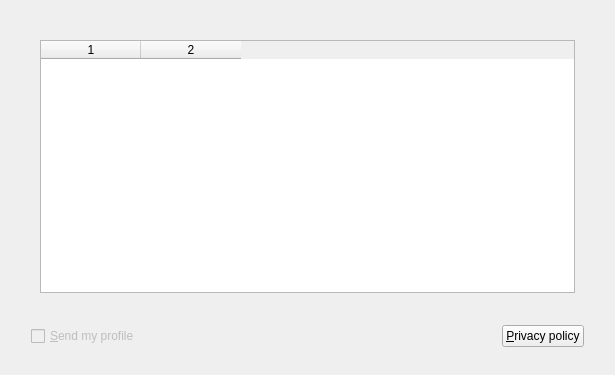
<?xml version="1.0" encoding="UTF-8"?>
<ui version="4.0">
 <class>smoltWidget</class>
 <widget class="QWidget" name="smoltWidget">
  <property name="geometry">
   <rect>
    <x>0</x>
    <y>0</y>
    <width>615</width>
    <height>375</height>
   </rect>
  </property>
  <property name="windowTitle">
   <string>Smolt</string>
  </property>
  <layout class="QGridLayout" name="gridLayout_4">
   <item row="0" column="1">
    <spacer name="verticalSpacer_2">
     <property name="orientation">
      <enum>Qt::Vertical</enum>
     </property>
     <property name="sizeType">
      <enum>QSizePolicy::Fixed</enum>
     </property>
     <property name="sizeHint" stdset="0">
      <size>
       <width>20</width>
       <height>20</height>
      </size>
     </property>
    </spacer>
   </item>
   <item row="2" column="0">
    <spacer name="horizontalSpacer_3">
     <property name="orientation">
      <enum>Qt::Horizontal</enum>
     </property>
     <property name="sizeType">
      <enum>QSizePolicy::Fixed</enum>
     </property>
     <property name="sizeHint" stdset="0">
      <size>
       <width>20</width>
       <height>20</height>
      </size>
     </property>
    </spacer>
   </item>
   <item row="2" column="1">
    <layout class="QGridLayout" name="gridLayout">
     <item row="0" column="0" colspan="3">
      <spacer name="verticalSpacer">
       <property name="orientation">
        <enum>Qt::Vertical</enum>
       </property>
       <property name="sizeType">
        <enum>QSizePolicy::Fixed</enum>
       </property>
       <property name="sizeHint" stdset="0">
        <size>
         <width>538</width>
         <height>17</height>
        </size>
       </property>
      </spacer>
     </item>
     <item row="1" column="0">
      <widget class="QCheckBox" name="checkBox">
       <property name="enabled">
        <bool>false</bool>
       </property>
       <property name="sizePolicy">
        <sizepolicy hsizetype="Minimum" vsizetype="Fixed">
         <horstretch>0</horstretch>
         <verstretch>0</verstretch>
        </sizepolicy>
       </property>
       <property name="text">
        <string>&amp;Send my profile</string>
       </property>
      </widget>
     </item>
     <item row="1" column="1">
      <spacer name="horizontalSpacer">
       <property name="orientation">
        <enum>Qt::Horizontal</enum>
       </property>
       <property name="sizeHint" stdset="0">
        <size>
         <width>40</width>
         <height>20</height>
        </size>
       </property>
      </spacer>
     </item>
     <item row="1" column="2">
      <widget class="QPushButton" name="privacyButton">
       <property name="sizePolicy">
        <sizepolicy hsizetype="Minimum" vsizetype="Fixed">
         <horstretch>0</horstretch>
         <verstretch>0</verstretch>
        </sizepolicy>
       </property>
       <property name="text">
        <string>&amp;Privacy policy</string>
       </property>
      </widget>
     </item>
     <item row="2" column="0" colspan="3">
      <spacer name="verticalSpacer_3">
       <property name="orientation">
        <enum>Qt::Vertical</enum>
       </property>
       <property name="sizeType">
        <enum>QSizePolicy::Fixed</enum>
       </property>
       <property name="sizeHint" stdset="0">
        <size>
         <width>538</width>
         <height>17</height>
        </size>
       </property>
      </spacer>
     </item>
    </layout>
   </item>
   <item row="2" column="2">
    <spacer name="horizontalSpacer_2">
     <property name="orientation">
      <enum>Qt::Horizontal</enum>
     </property>
     <property name="sizeType">
      <enum>QSizePolicy::Fixed</enum>
     </property>
     <property name="sizeHint" stdset="0">
      <size>
       <width>20</width>
       <height>20</height>
      </size>
     </property>
    </spacer>
   </item>
   <item row="1" column="1">
    <widget class="QStackedWidget" name="stackedWidget">
     <property name="currentIndex">
      <number>0</number>
     </property>
     <widget class="QWidget" name="profilePage">
      <layout class="QGridLayout" name="gridLayout_2">
       <item row="0" column="0">
        <widget class="QTableWidget" name="tableWidget">
         <property name="columnCount">
          <number>2</number>
         </property>
         <column/>
         <column/>
        </widget>
       </item>
      </layout>
     </widget>
     <widget class="QWidget" name="privacyPage">
      <layout class="QGridLayout" name="gridLayout_3">
       <item row="0" column="0">
        <widget class="QTextEdit" name="textEdit">
         <property name="html">
          <string>&lt;!DOCTYPE HTML PUBLIC &quot;-//W3C//DTD HTML 4.0//EN&quot; &quot;http://www.w3.org/TR/REC-html40/strict.dtd&quot;&gt;
&lt;html&gt;&lt;head&gt;&lt;meta name=&quot;qrichtext&quot; content=&quot;1&quot; /&gt;&lt;style type=&quot;text/css&quot;&gt;
p, li { white-space: pre-wrap; }
&lt;/style&gt;&lt;/head&gt;&lt;body style=&quot; font-family:'Sans Serif'; font-size:9pt; font-weight:400; font-style:normal;&quot;&gt;
&lt;p style=&quot; margin-top:12px; margin-bottom:12px; margin-left:0px; margin-right:0px; -qt-block-indent:0; text-indent:0px;&quot;&gt;   Smolt will only send hardware and basic operating system information to the Pardus smolt server (smoon).  The only tie from the database to a submitters machine is the UUID.  As long as the submitter does not give out this UUID the submission is anonymous.  If at any point in time a user wants to delete their profile from the database they need only run&lt;/p&gt;
&lt;p style=&quot; margin-top:12px; margin-bottom:12px; margin-left:0px; margin-right:0px; -qt-block-indent:0; text-indent:0px;&quot;&gt;    &lt;span style=&quot; font-style:italic;&quot;&gt;smoltDeleteProfile&lt;/span&gt;&lt;/p&gt;
&lt;p style=&quot; margin-top:12px; margin-bottom:12px; margin-left:0px; margin-right:0px; -qt-block-indent:0; text-indent:0px;&quot;&gt;   The information sent to the smolt database server should be considered public in that anyone can view the statistics, data and share machine profiles.  In  many ways smolt is designed to get hardware vendors and other 3rd parties attention.  As such, not only will this information be shared with 3rd parties, we will be using smolt as leverage to gain better support for open source drivers and better support in general.&lt;/p&gt;
&lt;p style=&quot; margin-top:12px; margin-bottom:12px; margin-left:0px; margin-right:0px; -qt-block-indent:0; text-indent:0px;&quot;&gt;&lt;span style=&quot; text-decoration: underline;&quot;&gt;IP Logging:&lt;/span&gt;  In Pardus's smolt install all web traffic goes through a proxy server first.  This is the only place IP addresses are being logged and they are kept on that server for a period of 4 weeks at which time log rotation removes these logs.  The Pardus Project does not aggregate ip addresses in the smolt database.  These logs are private and will not be available to the general public.&lt;/p&gt;
&lt;p style=&quot; margin-top:12px; margin-bottom:12px; margin-left:0px; margin-right:0px; -qt-block-indent:0; text-indent:0px;&quot;&gt;   Users unhappy with this policy should simply not use smolt.  Users with questions about this policy should contact the Pardus Infrastructure Team at admin [at] pardus.org.tr  Also remember that users can delete their profiles at any time using &quot;&lt;span style=&quot; font-style:italic;&quot;&gt;smoltDeleteProfile&lt;/span&gt;&quot;&lt;/p&gt;&lt;/body&gt;&lt;/html&gt;</string>
         </property>
        </widget>
       </item>
      </layout>
     </widget>
    </widget>
   </item>
  </layout>
 </widget>
 <resources/>
 <connections/>
</ui>
